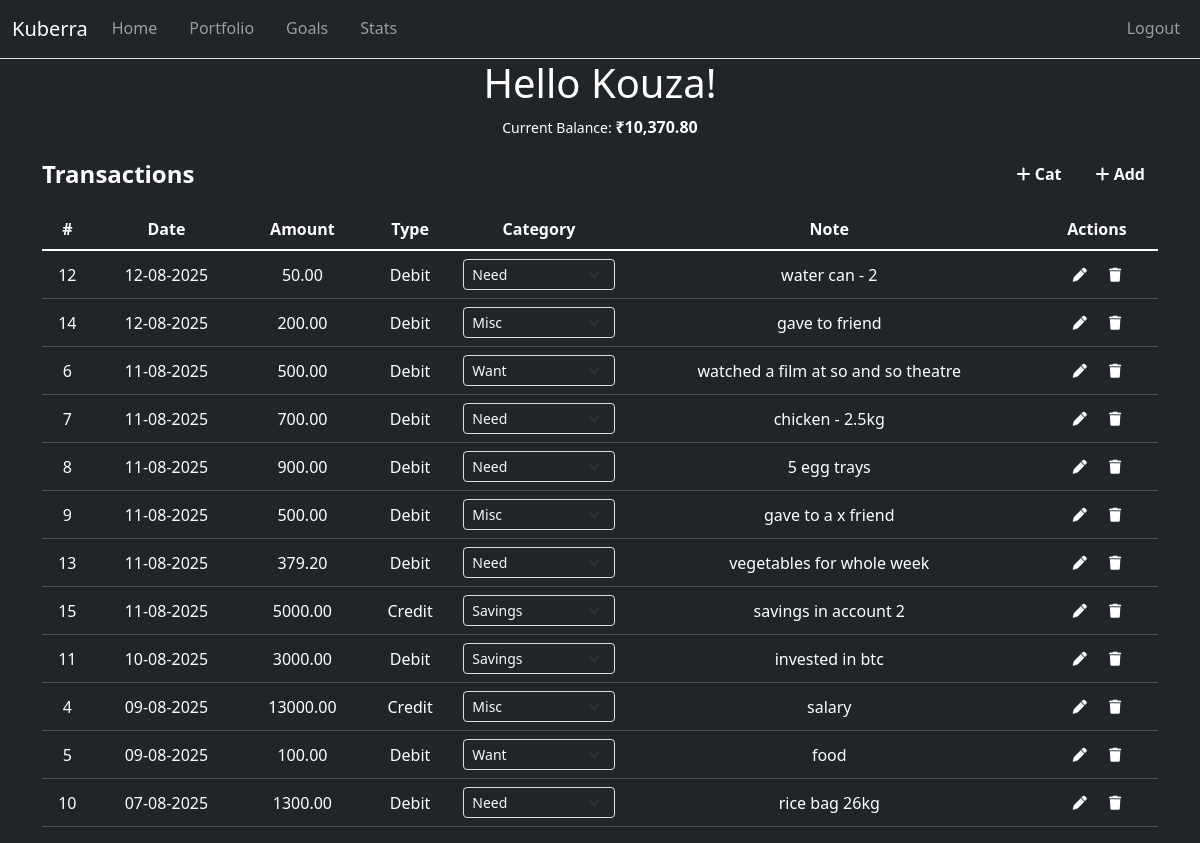
Screenshot of / (signed in) with the database file from the repository.
### website/models.py (models this page shows)
class User(db.Model, UserMixin):
    id = db.Column(db.Integer, primary_key=True)
    username = db.Column(db.String(150), unique=True, nullable=False)
    email = db.Column(db.String(150), unique=True, nullable=False)
    password = db.Column(db.String(150), nullable=False)
    date_created = db.Column(db.DateTime(timezone=True), server_default=func.now())
    transactions = db.relationship('Transaction', backref='owner', lazy=True)
    categories = db.relationship('Category', backref='owner', lazy=True)

class Transaction(db.Model):
    id = db.Column(db.Integer, primary_key=True)
    txn_date = db.Column(db.DateTime(timezone=True), server_default=func.now())
    amount = db.Column(db.Numeric(18, 2), nullable=False)
    txn = db.Column(db.String(6), nullable=False, server_default='DEBIT')
    note = db.Column(db.String, nullable=True)
    category_id = db.Column(db.Integer, db.ForeignKey('category.id'), nullable=True)
    user_id = db.Column(db.Integer, db.ForeignKey('user.id', ondelete='CASCADE'), nullable=False)
    __table_args__ = (
        CheckConstraint("txn IN ('CREDIT', 'DEBIT')", name="check_txn_type"),
    )

class Category(db.Model):
    id = db.Column(db.Integer, primary_key=True)
    name = db.Column(db.String(100), nullable=False)
    user_id = db.Column(db.Integer, db.ForeignKey('user.id', ondelete='CASCADE'), nullable=False)
    transactions = db.relationship('Transaction', backref='category', lazy=True)

### website/views.py (the view, shortened to what this page needs)
@views.route('/', methods=['GET', 'POST'])
@login_required
def home():
    transactions = Transaction.query.filter_by(user_id=current_user.id).order_by(Transaction.txn_date.desc()).all()
    balance = sum(
        t.amount if t.txn == "CREDIT" else -t.amount
        for t in transactions
    )
    categories = Category.query.filter_by(user_id=current_user.id).all()
    return render_template(
        'home.html',
        transaction=transactions,
        current_date=date.today().isoformat(),
        categories=categories,
        balance=balance,
        user=current_user
    )

### website/templates/home.html (shortened to what this page needs)
{% extends "base.html" %}
{% block content %}
    <h1 align="center">Hello {{ current_user.username.capitalize() }}!</h1>
    <p align="center"><small>Current Balance: </small><b>₹{{ "{:,.2f}".format(balance) }}</b></p>
    <div class="d-flex justify-content-between align-items-center mb-3">
                <h4 class="mb-0"><b>Transactions</b></h4>
            <div class="d-flex gap-2">
                <button type="button" class="btn btn-dark fw-bold" data-bs-toggle="modal" data-bs-target="#categoryModal">
                    <i class="fa-solid fa-plus"></i> Cat
                </button>
                <button type="button" class="btn btn-dark fw-bold" data-bs-toggle="modal" data-bs-target="#addForm">
                    <i class="fa-solid fa-plus"></i> Add
                </button>
            </div>
    </div>
    <table class="table table-hover table-dark">
        <thead align="center" class="table-dark text-center">
        <tr>
            <th scope="col">#</th>
            <th scope="col">Date</th>
            <th scope="col">Amount</th>
            <th scope="col">Type</th>
            <th scope="col">Category</th>
            <th scope="col">Note</th>
            <th scope="col">Actions</th>
        </tr>
        </thead>
        <tbody class="table-group-divider" align="center">
        {% for t in transaction %}
        <tr>
            <td>{{ t.id }}</td>
            <td>{{ t.txn_date.strftime('%d-%m-%Y') if t.txn_date else '' }}</td>
            <td>{{ t.amount }}</td>
            <td>{{ t.txn.capitalize() }}</td>
            <td>
                <form method="POST" action="{{ url_for('views.home') }}">
                    <select name="category_id" class="form-select form-select-sm bg-dark text-light" onchange="this.form.submit()">
                        {% for c in categories %}
                            <option value="{{ c.id }}" {% if t.category_id == c.id %}selected{% endif %}>
                                {{ c.name.capitalize() }}
                            </option>
                        {% endfor %}
                    </select>
                </form>
            </td>
            <td class="text-truncate" style="max-width: 300px;">{{ t.note }}</td>
            <td>
                <a href="#"
                class="btn btn-dark btn-sm edit-transaction-btn"
                data-id="{{ t.id }}"
                data-date="{{ t.txn_date.strftime('%Y-%m-%d') }}"
                data-txn="{{ t.txn }}"
                data-amount="{{ t.amount }}"
                data-category-id="{{ t.category_id }}"
                data-note="{{ t.note }}">
                <i class="fa-solid fa-pen"></i>
                </a>
                <a href="/delete/{{ t.id }}"
                class="btn btn-dark btn-sm">
                <i class="fa-solid fa-trash"></i>
                </a>
            </td>
        </tr>
        {% endfor %}
        </tbody>
    </table>
{% endblock %}

### website/templates/base.html (style rules this page uses)
.table td, .table th { vertical-align: middle; }

### rows the page displays
User: username "Kouza"
Transaction: id "12", txn_date "12-08-2025", amount "50.00", txn "Debit", category_id "Need", note "water can - 2"
Transaction: id "14", txn_date "12-08-2025", amount "200.00", txn "Debit", category_id "Misc", note "gave to friend"
Transaction: id "6", txn_date "11-08-2025", amount "500.00", txn "Debit", category_id "Want", note "watched a film at so and so theatre"
Transaction: id "7", txn_date "11-08-2025", amount "700.00", txn "Debit", category_id "Need", note "chicken - 2.5kg"
Transaction: id "8", txn_date "11-08-2025", amount "900.00", txn "Debit", category_id "Need", note "5 egg trays"
Transaction: id "9", txn_date "11-08-2025", amount "500.00", txn "Debit", category_id "Misc", note "gave to a x friend"
Transaction: id "13", txn_date "11-08-2025", amount "379.20", txn "Debit", category_id "Need", note "vegetables for whole week"
Transaction: id "15", txn_date "11-08-2025", amount "5000.00", txn "Credit", category_id "Savings", note "savings in account 2"
Transaction: id "11", txn_date "10-08-2025", amount "3000.00", txn "Debit", category_id "Savings", note "invested in btc"
Transaction: id "4", txn_date "09-08-2025", amount "13000.00", txn "Credit", category_id "Misc", note "salary"
Transaction: id "5", txn_date "09-08-2025", amount "100.00", txn "Debit", category_id "Want", note "food"
Transaction: id "10", txn_date "07-08-2025", amount "1300.00", txn "Debit", category_id "Need", note "rice bag 26kg"

### other values shown
{{ "{:,.2f}".format(balance) }} "10,370.80"
